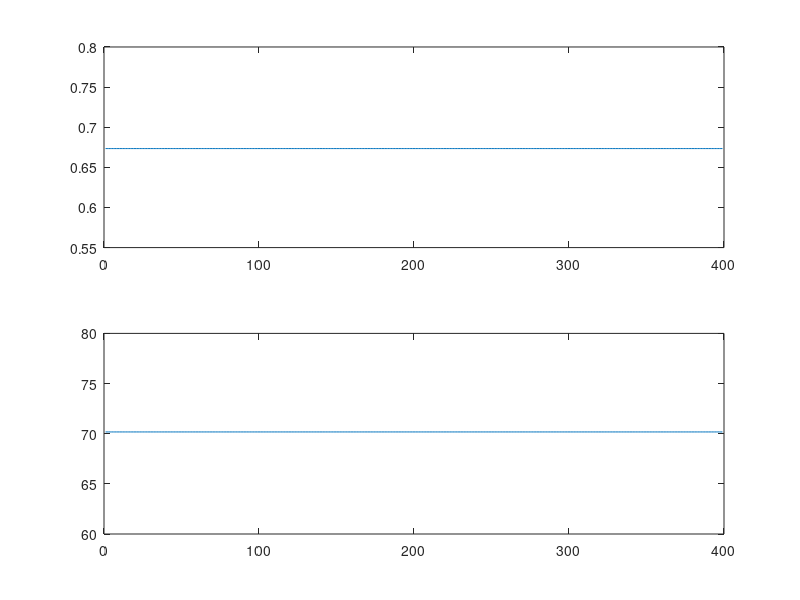

MATLAB code for this plot:
clc

% length(c1_bf)
c1_bf = csvread('data/calculated/bb_c1_v56.csv');
c1_hr = csvread('data/calculated/hr_c1_v56.csv');
c2_bf = csvread('data/calculated/bb_c2_v44.csv');
c2_hr = csvread('data/calculated/hr_c2_v44.csv');
c3_bf = csvread('data/calculated/bb_c3_v69 long.csv');
c3_hr = csvread('data/calculated/hr_c3_v69 long.csv');

length(c1_bf)

from = 1;to = 399;
subplot(2,1,1);plot(c3_bf(from:to))
subplot(2,1,2);plot(c3_hr(from:to))
